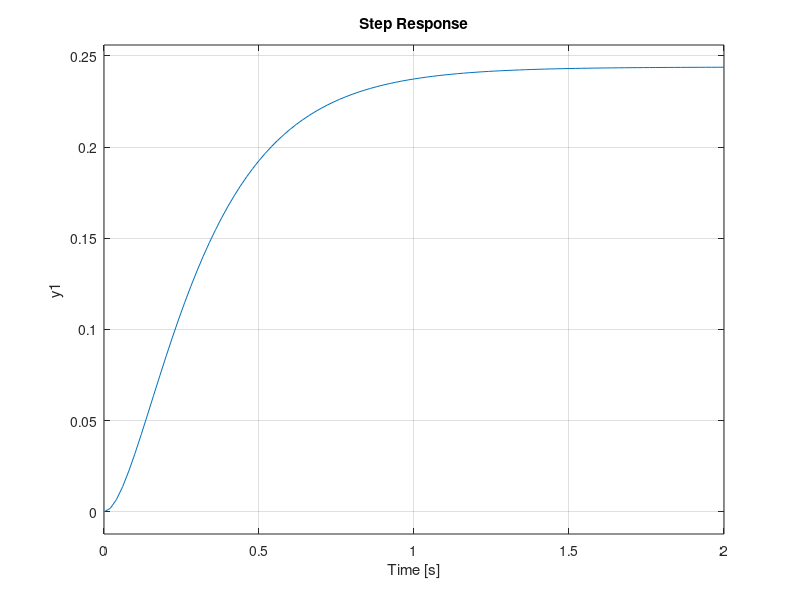

Recreate this plot in MATLAB. (Note: this script raises an error after producing the figure.)
clear variables

   R=2;
   L=0.5;
   kt=0.1;
   km=0.1
   B=0.2;
   J=0.02;

   H1=tf(kt,[L R])
   H2=tf(1,[J B])
   Hr=km
   Hd=series(H1,H2)
   Hdes=series(Hd,km)
   H0=feedback(Hd,Hr)
   step(H0)

   [A,B2,C,D] = tf2ss(0.1, [0.01 0.14 0.4])
   step(A,B2,C,D); hold
   step(H0); hold
   legend('ss', 'tf')

   eig(A)
   zpk(H0)

   t=linspace(0, 25, 1e3);
   u=zeros(1, 1e3);
   Ci1=[0.1, 0.02];
   sys=ss(A,B2,C,D);
   [y,t,x] = lsim(sys,u,t,Ci1)
   plot(t,x(:,1)); hold on;
   plot(t,x(:,2)); hold on;
   plot(x(:,1), x(:,2));
   xlabel('Ia'), ylabel('w'); hold on

   %
    Hc = tf(60,[1,12])
    Hdes = series(Hc, H0)   
    %rlocus(Hdes)

    k=0.15;
    H02=feedback(k*Hdes,1);
    step(H0,H02);
    legend('H0','H02');
   
